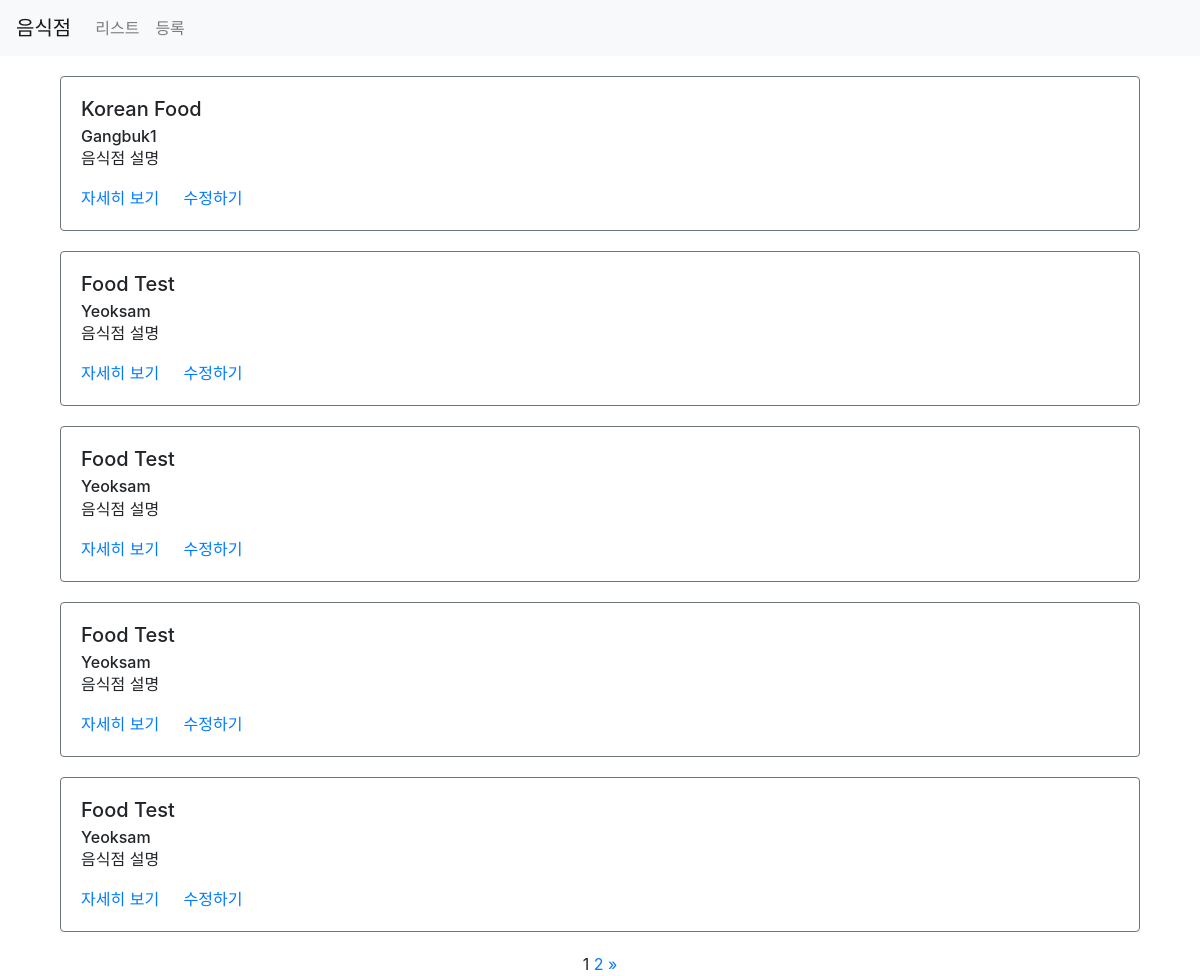
Screenshot of /third/list/ with the database file from the repository.
### third/models.py (models this page shows)
class Restaurant(models.Model):
    name = models.CharField(max_length=30)
    address = models.CharField(max_length=200)
    created_at = models.DateTimeField(auto_now_add=True)
    updated_at = models.DateTimeField(auto_now=True)

### third/views.py (the view)
# urls.py: path('list/', views.list, name='list'),
def list(request):
    restaurants = Restaurant.objects.all()
    paginator = Paginator(restaurants, 5)
    page = request.GET.get('page')
    items = paginator.get_page(page)
    context = {
        'restaurants': items
    }
    return render(request, 'third/list.html', context)

### third/templates/third/list.html (shortened to what this page needs)
{% extends 'third/base.html' %}
{% load static %}
{% block content %}
<div class="container">
    {% for item in restaurants%}
    <div class="row restaurant-item" style="margin:20px auto;">
        <div class="col-sm-12">
            <div class="card border-secondary">
                <div class="card-body">
                    <h5 class="card-title">{{ item.name }}</h5>
                    <h6 class="card-subtitle">{{ item.address }}</h6>
                    <p class="card-text">음식점 설명</p>
                    <a href="{% url 'restaurant-detail' rid=item.id %}" class="card-link">자세히 보기</a>
                    <a href="{% url 'restaurant-update' %}?id={{ item.id }}" class="card-link">수정하기</a>
                </div>
            </div>
        </div>
    </div>
    {% endfor %}
    <div class="row">
        <div class="col-sm-12 text-center">
            <div class="pagination">
                <span class="step-links text-center" style="width:100%;">
                        <span class="current">
                            {{ restaurants.number }}
                        </span>
                    {% if restaurants.has_next %}
                        <a href="?page={{ restaurants.next_page_number }}">{{ restaurants.next_page_number }}</a>
                        <a href="?page={{ restaurants.paginator.num_pages }}">&raquo;</a>
                    {% endif %}
                </span>
            </div>
        </div>
    </div>
</div>
{% endblock %}

### rows the page displays
Restaurant: name "Korean Food", address "Gangbuk1"
Restaurant: name "Food Test", address "Yeoksam"
Restaurant: name "Food Test", address "Yeoksam"
Restaurant: name "Food Test", address "Yeoksam"
Restaurant: name "Food Test", address "Yeoksam"

### other values shown
{{ restaurants.number }} "1"
{{ restaurants.next_page_number }} "2"
